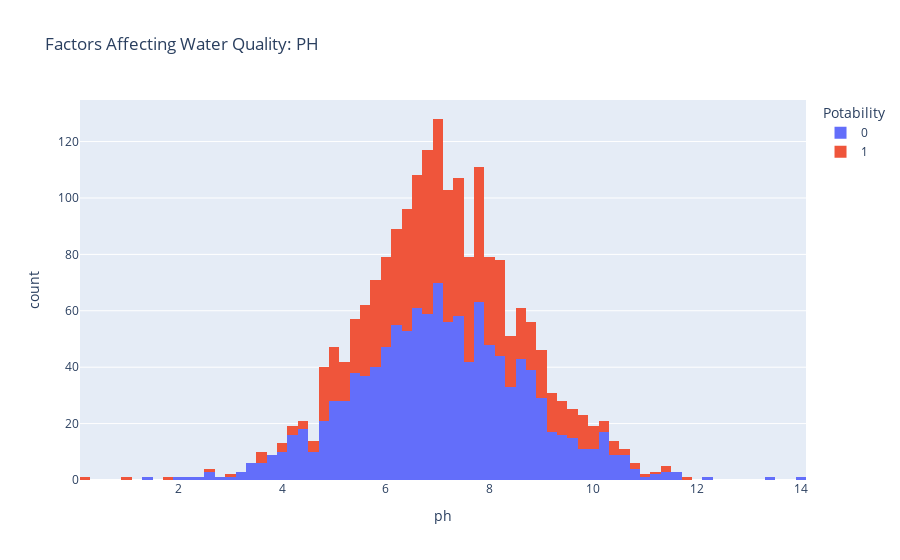

Write notebook code for a chart like this one.
### Markdown cell above
As mentioned above, there are no factors that we can ignore that affect water quality, so let’s explore all the columns one by one. Let’s start by looking at the ph column:

### Code cell
import plotly.express as px
data = data
figure = px.histogram(data, x = "ph", 
                      color = "Potability", 
                      title= "Factors Affecting Water Quality: PH")
figure.show()

### Figure 1 — Plotly figure (JSON) as saved in the notebook; plotly's stock layout.template omitted (floating-point values rounded to 4 significant figures; data arrays with more than 128 entries replaced by an {"elided": "..."} marker saying what was removed)
{"data": [{"alignmentgroup": "True", "bingroup": "x", "hovertemplate": "Potability=0<br>ph=%{x}<br>count=%{y}<extra></extra>", "legendgroup": "0", "marker": {"color": "#636efa", "pattern": {"shape": ""}}, "name": "0", "offsetgroup": "0", "orientation": "v", "showlegend": true, "type": "histogram", "x": {"elided": "1200 float values"}, "xaxis": "x", "yaxis": "y"}, {"alignmentgroup": "True", "bingroup": "x", "hovertemplate": "Potability=1<br>ph=%{x}<br>count=%{y}<extra></extra>", "legendgroup": "1", "marker": {"color": "#EF553B", "pattern": {"shape": ""}}, "name": "1", "offsetgroup": "1", "orientation": "v", "showlegend": true, "type": "histogram", "x": {"elided": "811 float values"}, "xaxis": "x", "yaxis": "y"}], "layout": {"barmode": "relative", "legend": {"title": {"text": "Potability"}, "tracegroupgap": 0}, "title": {"text": "Factors Affecting Water Quality: PH"}, "xaxis": {"anchor": "y", "domain": [0, 1], "title": {"text": "ph"}}, "yaxis": {"anchor": "x", "domain": [0, 1], "title": {"text": "count"}}}}
